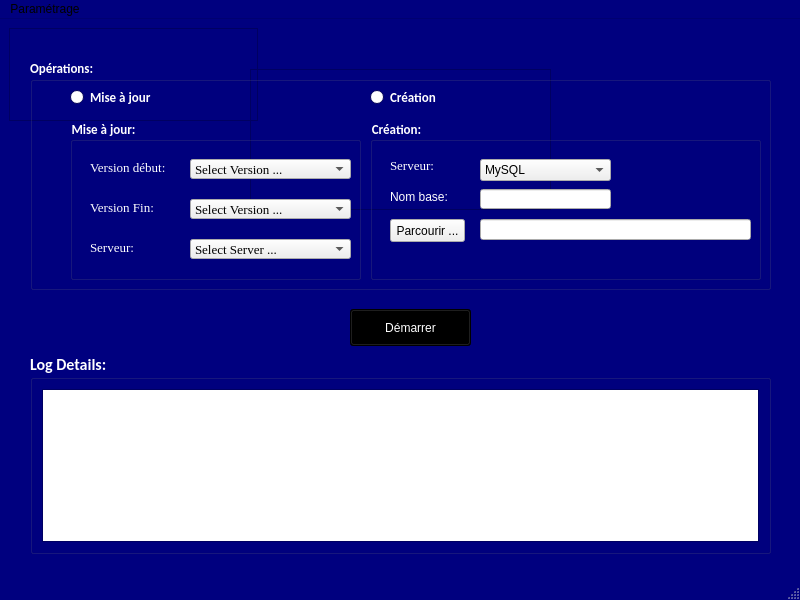
<?xml version="1.0" encoding="UTF-8"?>
<ui version="4.0">
 <class>MainWindow</class>
 <widget class="QMainWindow" name="MainWindow">
  <property name="geometry">
   <rect>
    <x>0</x>
    <y>0</y>
    <width>800</width>
    <height>600</height>
   </rect>
  </property>
  <property name="sizePolicy">
   <sizepolicy hsizetype="Minimum" vsizetype="Preferred">
    <horstretch>0</horstretch>
    <verstretch>0</verstretch>
   </sizepolicy>
  </property>
  <property name="palette">
   <palette>
    <active>
     <colorrole role="Base">
      <brush brushstyle="SolidPattern">
       <color alpha="255">
        <red>255</red>
        <green>255</green>
        <blue>255</blue>
       </color>
      </brush>
     </colorrole>
     <colorrole role="Window">
      <brush brushstyle="SolidPattern">
       <color alpha="255">
        <red>0</red>
        <green>0</green>
        <blue>127</blue>
       </color>
      </brush>
     </colorrole>
    </active>
    <inactive>
     <colorrole role="Base">
      <brush brushstyle="SolidPattern">
       <color alpha="255">
        <red>255</red>
        <green>255</green>
        <blue>255</blue>
       </color>
      </brush>
     </colorrole>
     <colorrole role="Window">
      <brush brushstyle="SolidPattern">
       <color alpha="255">
        <red>0</red>
        <green>0</green>
        <blue>127</blue>
       </color>
      </brush>
     </colorrole>
    </inactive>
    <disabled>
     <colorrole role="Base">
      <brush brushstyle="SolidPattern">
       <color alpha="255">
        <red>0</red>
        <green>0</green>
        <blue>127</blue>
       </color>
      </brush>
     </colorrole>
     <colorrole role="Window">
      <brush brushstyle="SolidPattern">
       <color alpha="255">
        <red>0</red>
        <green>0</green>
        <blue>127</blue>
       </color>
      </brush>
     </colorrole>
    </disabled>
   </palette>
  </property>
  <property name="windowTitle">
   <string>MainWindow</string>
  </property>
  <widget class="QWidget" name="centralwidget">
   <widget class="QFrame" name="frame">
    <property name="geometry">
     <rect>
      <x>9</x>
      <y>9</y>
      <width>249</width>
      <height>93</height>
     </rect>
    </property>
    <property name="frameShape">
     <enum>QFrame::StyledPanel</enum>
    </property>
    <property name="frameShadow">
     <enum>QFrame::Raised</enum>
    </property>
   </widget>
   <widget class="QPushButton" name="demarrer_btn">
    <property name="geometry">
     <rect>
      <x>350</x>
      <y>290</y>
      <width>121</width>
      <height>37</height>
     </rect>
    </property>
    <property name="sizePolicy">
     <sizepolicy hsizetype="Fixed" vsizetype="Fixed">
      <horstretch>0</horstretch>
      <verstretch>0</verstretch>
     </sizepolicy>
    </property>
    <property name="cursor">
     <cursorShape>PointingHandCursor</cursorShape>
    </property>
    <property name="styleSheet">
     <string notr="true">QPushButton:hover:!pressed
{
  border: 1px solid lime;
background-color: rgb(0, 0, 0);
font: 75 16pt &quot;Cambria&quot;;
color: rgb(255, 255, 255);
}

QPushButton
{
background-color: rgb(0, 0, 0);
font: 75 16pt &quot;Cambria&quot;;
color: rgb(255, 255, 255);
padding:5px;
}



</string>
    </property>
    <property name="text">
     <string>Démarrer</string>
    </property>
   </widget>
   <widget class="QGroupBox" name="log_group">
    <property name="geometry">
     <rect>
      <x>30</x>
      <y>334</y>
      <width>741</width>
      <height>201</height>
     </rect>
    </property>
    <property name="palette">
     <palette>
      <active>
       <colorrole role="WindowText">
        <brush brushstyle="SolidPattern">
         <color alpha="255">
          <red>255</red>
          <green>255</green>
          <blue>255</blue>
         </color>
        </brush>
       </colorrole>
      </active>
      <inactive>
       <colorrole role="WindowText">
        <brush brushstyle="SolidPattern">
         <color alpha="255">
          <red>255</red>
          <green>255</green>
          <blue>255</blue>
         </color>
        </brush>
       </colorrole>
      </inactive>
      <disabled>
       <colorrole role="WindowText">
        <brush brushstyle="SolidPattern">
         <color alpha="255">
          <red>120</red>
          <green>120</green>
          <blue>120</blue>
         </color>
        </brush>
       </colorrole>
      </disabled>
     </palette>
    </property>
    <property name="font">
     <font>
      <family>Calibri</family>
      <pointsize>12</pointsize>
      <weight>75</weight>
      <bold>true</bold>
     </font>
    </property>
    <property name="title">
     <string>Log Details:</string>
    </property>
    <layout class="QVBoxLayout" name="verticalLayout_7">
     <item>
      <widget class="QPlainTextEdit" name="log_area">
       <property name="font">
        <font>
         <family>Times New Roman</family>
         <pointsize>11</pointsize>
         <weight>50</weight>
         <bold>false</bold>
        </font>
       </property>
       <property name="readOnly">
        <bool>true</bool>
       </property>
      </widget>
     </item>
    </layout>
   </widget>
   <widget class="QFrame" name="frame_2">
    <property name="geometry">
     <rect>
      <x>250</x>
      <y>50</y>
      <width>301</width>
      <height>141</height>
     </rect>
    </property>
    <property name="frameShape">
     <enum>QFrame::StyledPanel</enum>
    </property>
    <property name="frameShadow">
     <enum>QFrame::Raised</enum>
    </property>
    <layout class="QVBoxLayout" name="verticalLayout"/>
   </widget>
   <widget class="QGroupBox" name="group_operations">
    <property name="geometry">
     <rect>
      <x>30</x>
      <y>40</y>
      <width>741</width>
      <height>231</height>
     </rect>
    </property>
    <property name="palette">
     <palette>
      <active>
       <colorrole role="WindowText">
        <brush brushstyle="SolidPattern">
         <color alpha="255">
          <red>255</red>
          <green>255</green>
          <blue>255</blue>
         </color>
        </brush>
       </colorrole>
      </active>
      <inactive>
       <colorrole role="WindowText">
        <brush brushstyle="SolidPattern">
         <color alpha="255">
          <red>255</red>
          <green>255</green>
          <blue>255</blue>
         </color>
        </brush>
       </colorrole>
      </inactive>
      <disabled>
       <colorrole role="WindowText">
        <brush brushstyle="SolidPattern">
         <color alpha="255">
          <red>120</red>
          <green>120</green>
          <blue>120</blue>
         </color>
        </brush>
       </colorrole>
      </disabled>
     </palette>
    </property>
    <property name="font">
     <font>
      <family>Calibri</family>
      <pointsize>10</pointsize>
      <weight>75</weight>
      <bold>true</bold>
     </font>
    </property>
    <property name="title">
     <string>Opérations:</string>
    </property>
    <widget class="QGroupBox" name="group_mis_a_jour">
     <property name="geometry">
      <rect>
       <x>40</x>
       <y>60</y>
       <width>291</width>
       <height>161</height>
      </rect>
     </property>
     <property name="styleSheet">
      <string notr="true">QGroupBox {color: white;}</string>
     </property>
     <property name="title">
      <string>Mise à jour:</string>
     </property>
     <widget class="QLabel" name="version_debut_label">
      <property name="geometry">
       <rect>
        <x>20</x>
        <y>40</y>
        <width>81</width>
        <height>16</height>
       </rect>
      </property>
      <property name="palette">
       <palette>
        <active>
         <colorrole role="WindowText">
          <brush brushstyle="SolidPattern">
           <color alpha="255">
            <red>255</red>
            <green>255</green>
            <blue>255</blue>
           </color>
          </brush>
         </colorrole>
        </active>
        <inactive>
         <colorrole role="WindowText">
          <brush brushstyle="SolidPattern">
           <color alpha="255">
            <red>255</red>
            <green>255</green>
            <blue>255</blue>
           </color>
          </brush>
         </colorrole>
        </inactive>
        <disabled>
         <colorrole role="WindowText">
          <brush brushstyle="SolidPattern">
           <color alpha="255">
            <red>255</red>
            <green>255</green>
            <blue>255</blue>
           </color>
          </brush>
         </colorrole>
        </disabled>
       </palette>
      </property>
      <property name="font">
       <font>
        <family>Times New Roman</family>
        <pointsize>10</pointsize>
        <weight>50</weight>
        <bold>false</bold>
       </font>
      </property>
      <property name="text">
       <string>Version début:</string>
      </property>
     </widget>
     <widget class="QComboBox" name="select_version_debut">
      <property name="geometry">
       <rect>
        <x>120</x>
        <y>40</y>
        <width>161</width>
        <height>20</height>
       </rect>
      </property>
      <property name="font">
       <font>
        <family>Times New Roman</family>
        <pointsize>10</pointsize>
        <weight>50</weight>
        <bold>false</bold>
       </font>
      </property>
      <item>
       <property name="text">
        <string>Select Version ...</string>
       </property>
      </item>
     </widget>
     <widget class="QComboBox" name="select_version_fin">
      <property name="geometry">
       <rect>
        <x>120</x>
        <y>80</y>
        <width>161</width>
        <height>20</height>
       </rect>
      </property>
      <property name="font">
       <font>
        <family>Times New Roman</family>
        <pointsize>10</pointsize>
        <weight>50</weight>
        <bold>false</bold>
       </font>
      </property>
      <item>
       <property name="text">
        <string>Select Version ...</string>
       </property>
      </item>
     </widget>
     <widget class="QComboBox" name="select_server">
      <property name="geometry">
       <rect>
        <x>120</x>
        <y>120</y>
        <width>161</width>
        <height>20</height>
       </rect>
      </property>
      <property name="font">
       <font>
        <family>Times New Roman</family>
        <pointsize>10</pointsize>
        <weight>50</weight>
        <bold>false</bold>
       </font>
      </property>
      <item>
       <property name="text">
        <string>Select Server ...</string>
       </property>
      </item>
      <item>
       <property name="text">
        <string>MySQL</string>
       </property>
      </item>
      <item>
       <property name="text">
        <string>SQL Server</string>
       </property>
      </item>
     </widget>
     <widget class="QLabel" name="version_fin_label">
      <property name="geometry">
       <rect>
        <x>20</x>
        <y>80</y>
        <width>71</width>
        <height>16</height>
       </rect>
      </property>
      <property name="palette">
       <palette>
        <active>
         <colorrole role="WindowText">
          <brush brushstyle="SolidPattern">
           <color alpha="255">
            <red>255</red>
            <green>255</green>
            <blue>255</blue>
           </color>
          </brush>
         </colorrole>
        </active>
        <inactive>
         <colorrole role="WindowText">
          <brush brushstyle="SolidPattern">
           <color alpha="255">
            <red>255</red>
            <green>255</green>
            <blue>255</blue>
           </color>
          </brush>
         </colorrole>
        </inactive>
        <disabled>
         <colorrole role="WindowText">
          <brush brushstyle="SolidPattern">
           <color alpha="255">
            <red>255</red>
            <green>255</green>
            <blue>255</blue>
           </color>
          </brush>
         </colorrole>
        </disabled>
       </palette>
      </property>
      <property name="font">
       <font>
        <family>Times New Roman</family>
        <pointsize>10</pointsize>
        <weight>50</weight>
        <bold>false</bold>
       </font>
      </property>
      <property name="text">
       <string>Version Fin:</string>
      </property>
     </widget>
     <widget class="QLabel" name="server_mis_a_jour_label">
      <property name="geometry">
       <rect>
        <x>20</x>
        <y>120</y>
        <width>71</width>
        <height>16</height>
       </rect>
      </property>
      <property name="palette">
       <palette>
        <active>
         <colorrole role="WindowText">
          <brush brushstyle="SolidPattern">
           <color alpha="255">
            <red>255</red>
            <green>255</green>
            <blue>255</blue>
           </color>
          </brush>
         </colorrole>
        </active>
        <inactive>
         <colorrole role="WindowText">
          <brush brushstyle="SolidPattern">
           <color alpha="255">
            <red>255</red>
            <green>255</green>
            <blue>255</blue>
           </color>
          </brush>
         </colorrole>
        </inactive>
        <disabled>
         <colorrole role="WindowText">
          <brush brushstyle="SolidPattern">
           <color alpha="255">
            <red>255</red>
            <green>255</green>
            <blue>255</blue>
           </color>
          </brush>
         </colorrole>
        </disabled>
       </palette>
      </property>
      <property name="font">
       <font>
        <family>Times New Roman</family>
        <pointsize>10</pointsize>
        <weight>50</weight>
        <bold>false</bold>
       </font>
      </property>
      <property name="text">
       <string>Serveur:</string>
      </property>
     </widget>
    </widget>
    <widget class="QGroupBox" name="group_creation">
     <property name="geometry">
      <rect>
       <x>340</x>
       <y>60</y>
       <width>391</width>
       <height>161</height>
      </rect>
     </property>
     <property name="styleSheet">
      <string notr="true">QGroupBox {color: white;}</string>
     </property>
     <property name="title">
      <string>Création:</string>
     </property>
     <widget class="QPushButton" name="creation_script">
      <property name="geometry">
       <rect>
        <x>20</x>
        <y>100</y>
        <width>75</width>
        <height>23</height>
       </rect>
      </property>
      <property name="cursor">
       <cursorShape>PointingHandCursor</cursorShape>
      </property>
      <property name="text">
       <string>Parcourir ...</string>
      </property>
     </widget>
     <widget class="QLineEdit" name="creation_edit">
      <property name="geometry">
       <rect>
        <x>110</x>
        <y>100</y>
        <width>271</width>
        <height>21</height>
       </rect>
      </property>
     </widget>
     <widget class="QComboBox" name="select_server_creation">
      <property name="geometry">
       <rect>
        <x>110</x>
        <y>40</y>
        <width>131</width>
        <height>22</height>
       </rect>
      </property>
      <item>
       <property name="text">
        <string>MySQL</string>
       </property>
      </item>
      <item>
       <property name="text">
        <string>SQL Server</string>
       </property>
      </item>
     </widget>
     <widget class="QLabel" name="server_creation_label">
      <property name="geometry">
       <rect>
        <x>20</x>
        <y>40</y>
        <width>47</width>
        <height>13</height>
       </rect>
      </property>
      <property name="font">
       <font>
        <family>Times New Roman</family>
        <pointsize>10</pointsize>
       </font>
      </property>
      <property name="styleSheet">
       <string notr="true">QLabel{color:white}</string>
      </property>
      <property name="text">
       <string>Serveur:</string>
      </property>
     </widget>
     <widget class="QLabel" name="name_db_label">
      <property name="geometry">
       <rect>
        <x>20</x>
        <y>70</y>
        <width>61</width>
        <height>16</height>
       </rect>
      </property>
      <property name="styleSheet">
       <string notr="true">QLabel{color:white}</string>
      </property>
      <property name="text">
       <string>Nom base:</string>
      </property>
     </widget>
     <widget class="QLineEdit" name="db_name_edit">
      <property name="geometry">
       <rect>
        <x>110</x>
        <y>70</y>
        <width>131</width>
        <height>20</height>
       </rect>
      </property>
     </widget>
    </widget>
    <widget class="QRadioButton" name="mis_a_jour">
     <property name="geometry">
      <rect>
       <x>40</x>
       <y>30</y>
       <width>82</width>
       <height>17</height>
      </rect>
     </property>
     <property name="cursor">
      <cursorShape>PointingHandCursor</cursorShape>
     </property>
     <property name="text">
      <string>Mise à jour</string>
     </property>
    </widget>
    <widget class="QRadioButton" name="creation">
     <property name="geometry">
      <rect>
       <x>340</x>
       <y>30</y>
       <width>82</width>
       <height>17</height>
      </rect>
     </property>
     <property name="cursor">
      <cursorShape>PointingHandCursor</cursorShape>
     </property>
     <property name="text">
      <string>Création</string>
     </property>
    </widget>
   </widget>
  </widget>
  <widget class="QMenuBar" name="menubar">
   <property name="geometry">
    <rect>
     <x>0</x>
     <y>0</y>
     <width>800</width>
     <height>21</height>
    </rect>
   </property>
   <widget class="QMenu" name="menuparametres">
    <property name="title">
     <string>Paramétrage</string>
    </property>
    <addaction name="actionMysql_3"/>
    <addaction name="separator"/>
    <addaction name="actionSQL_Server_2"/>
   </widget>
   <addaction name="menuparametres"/>
  </widget>
  <widget class="QStatusBar" name="statusbar"/>
  <action name="actionMysql">
   <property name="text">
    <string>Mysql</string>
   </property>
  </action>
  <action name="actionSqlServer">
   <property name="text">
    <string>SqlServer</string>
   </property>
  </action>
  <action name="actionMysql_2">
   <property name="text">
    <string>Mysql</string>
   </property>
  </action>
  <action name="actionSQL_Server">
   <property name="text">
    <string>SQL Server</string>
   </property>
  </action>
  <action name="actionMysql_3">
   <property name="text">
    <string>Mysql</string>
   </property>
  </action>
  <action name="actionSQL_Server_2">
   <property name="text">
    <string>SQL Server</string>
   </property>
  </action>
 </widget>
 <resources/>
 <connections/>
</ui>
